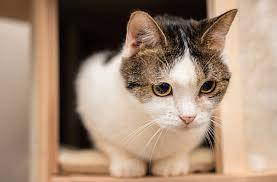
#> input picture 06.图像仿射变换/03.图像旋转/src/cat.jpg, 277 x 182 px
$ python rotate_image_v2.py
#> lines starting #> are read from the running program, lines starting #| are printed output that depends on the picture
# -*- coding: utf-8 -*-
'''
围绕原点处旋转　(图片左上角)　正方向为逆时针
'''
import numpy as np
import cv2
import math
from matplotlib import pyplot as plt

img = cv2.imread('cat.jpg')
#> img is the input picture: shape (182, 277, 3); mean B, G, R 117.9, 138.1, 163.3

height, width, channel = img.shape
#> height = 182; width = 277; channel = 3

def getRotationMatrix2D(theta):
    # 角度值转换为弧度值
    # 因为图像的左上角是原点 需要×-1
    theta = math.radians(-1*theta)

    M = np.float32([
        [math.cos(theta), -math.sin(theta), 0],
        [math.sin(theta), math.cos(theta), 0]])
    return M

# 进行2D 仿射变换
# 围绕原点 顺时针旋转30度
M = getRotationMatrix2D(30)
rotated_30 = cv2.warpAffine(img, M, (width, height))
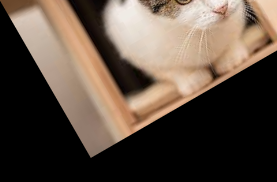
#> rotated_30: shape (182, 277, 3); mean B, G, R 66.1, 77.9, 92.5

# 围绕原点 顺时针旋转45度
M = getRotationMatrix2D(45)
rotated_45 = cv2.warpAffine(img, M, (width, height))
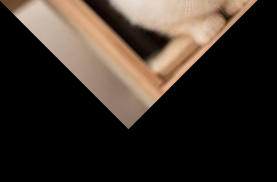
#> rotated_45: shape (182, 277, 3); mean B, G, R 39.2, 46.9, 56.6

# 围绕原点 顺时针旋转60度
M = getRotationMatrix2D(60)
rotated_60 = cv2.warpAffine(img, M, (width, height))
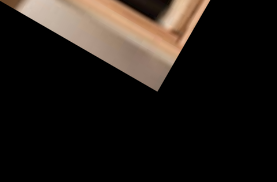
#> rotated_60: shape (182, 277, 3); mean B, G, R 22.7, 27.3, 33.1

plt.subplot(221)
plt.title("Src Image")
plt.imshow(img[:,:,::-1])

plt.subplot(222)
plt.title("Rotated 30 Degree")
plt.imshow(rotated_30[:,:,::-1])

plt.subplot(223)
plt.title("Rotated 45 Degree")
plt.imshow(rotated_45[:,:,::-1])

plt.subplot(224)
plt.title("Rotated 60 Degree")
plt.imshow(rotated_60[:,:,::-1])

plt.show()
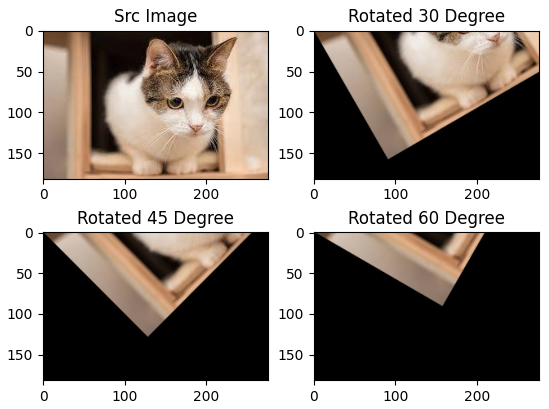
#> figure drawn by matplotlib, 4 panels
